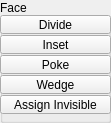
          <widget class="QGroupBox" name="Face">
           <property name="minimumSize">
            <size>
             <width>111</width>
             <height>115</height>
            </size>
           </property>
           <property name="maximumSize">
            <size>
             <width>111</width>
             <height>999</height>
            </size>
           </property>
           <property name="baseSize">
            <size>
             <width>0</width>
             <height>0</height>
            </size>
           </property>
           <property name="title">
            <string>Face</string>
           </property>
           <widget class="QToolButton_" name="tb006">
            <property name="enabled">
             <bool>true</bool>
            </property>
            <property name="geometry">
             <rect>
              <x>0</x>
              <y>35</y>
              <width>111</width>
              <height>19</height>
             </rect>
            </property>
            <property name="maximumSize">
             <size>
              <width>111</width>
              <height>19</height>
             </size>
            </property>
            <property name="toolTip">
             <string>Inset selected face region</string>
            </property>
            <property name="text">
             <string>Inset</string>
            </property>
            <property name="iconSize">
             <size>
              <width>18</width>
              <height>18</height>
             </size>
            </property>
           </widget>
           <widget class="QPushButton" name="b032">
            <property name="enabled">
             <bool>true</bool>
            </property>
            <property name="geometry">
             <rect>
              <x>0</x>
              <y>55</y>
              <width>111</width>
              <height>19</height>
             </rect>
            </property>
            <property name="maximumSize">
             <size>
              <width>111</width>
              <height>19</height>
             </size>
            </property>
            <property name="toolTip">
             <string>Poke the selected faces by creating a new vertex at the center of each face.</string>
            </property>
            <property name="text">
             <string>Poke</string>
            </property>
            <property name="iconSize">
             <size>
              <width>18</width>
              <height>18</height>
             </size>
            </property>
            <property name="balette" stdset="0">
             <palette>
              <active>
               <colorrole role="Highlight">
                <brush brushstyle="SolidPattern">
                 <color alpha="255">
                  <red>168</red>
                  <green>152</green>
                  <blue>250</blue>
                 </color>
                </brush>
               </colorrole>
              </active>
              <inactive>
               <colorrole role="Highlight">
                <brush brushstyle="SolidPattern">
                 <color alpha="255">
                  <red>168</red>
                  <green>152</green>
                  <blue>250</blue>
                 </color>
                </brush>
               </colorrole>
              </inactive>
              <disabled>
               <colorrole role="Highlight">
                <brush brushstyle="SolidPattern">
                 <color alpha="255">
                  <red>0</red>
                  <green>120</green>
                  <blue>215</blue>
                 </color>
                </brush>
               </colorrole>
              </disabled>
             </palette>
            </property>
           </widget>
           <widget class="QPushButton" name="b034">
            <property name="enabled">
             <bool>true</bool>
            </property>
            <property name="geometry">
             <rect>
              <x>0</x>
              <y>75</y>
              <width>111</width>
              <height>19</height>
             </rect>
            </property>
            <property name="maximumSize">
             <size>
              <width>111</width>
              <height>19</height>
             </size>
            </property>
            <property name="toolTip">
             <string>Wedge the selected faces by extruding and rotating them about a selected edge.</string>
            </property>
            <property name="text">
             <string>Wedge</string>
            </property>
            <property name="iconSize">
             <size>
              <width>18</width>
              <height>18</height>
             </size>
            </property>
            <property name="balette" stdset="0">
             <palette>
              <active>
               <colorrole role="Highlight">
                <brush brushstyle="SolidPattern">
                 <color alpha="255">
                  <red>168</red>
                  <green>152</green>
                  <blue>250</blue>
                 </color>
                </brush>
               </colorrole>
              </active>
              <inactive>
               <colorrole role="Highlight">
                <brush brushstyle="SolidPattern">
                 <color alpha="255">
                  <red>168</red>
                  <green>152</green>
                  <blue>250</blue>
                 </color>
                </brush>
               </colorrole>
              </inactive>
              <disabled>
               <colorrole role="Highlight">
                <brush brushstyle="SolidPattern">
                 <color alpha="255">
                  <red>0</red>
                  <green>120</green>
                  <blue>215</blue>
                 </color>
                </brush>
               </colorrole>
              </disabled>
             </palette>
            </property>
           </widget>
           <widget class="QPushButton" name="b038">
            <property name="enabled">
             <bool>true</bool>
            </property>
            <property name="geometry">
             <rect>
              <x>0</x>
              <y>95</y>
              <width>111</width>
              <height>19</height>
             </rect>
            </property>
            <property name="maximumSize">
             <size>
              <width>111</width>
              <height>19</height>
             </size>
            </property>
            <property name="toolTip">
             <string>Assign selected faces to be invisible or unassign.</string>
            </property>
            <property name="text">
             <string>Assign Invisible</string>
            </property>
            <property name="iconSize">
             <size>
              <width>18</width>
              <height>18</height>
             </size>
            </property>
            <property name="balette" stdset="0">
             <palette>
              <active>
               <colorrole role="Button">
                <brush brushstyle="SolidPattern">
                 <color alpha="255">
                  <red>80</red>
                  <green>80</green>
                  <blue>80</blue>
                 </color>
                </brush>
               </colorrole>
              </active>
              <inactive>
               <colorrole role="Button">
                <brush brushstyle="SolidPattern">
                 <color alpha="255">
                  <red>80</red>
                  <green>80</green>
                  <blue>80</blue>
                 </color>
                </brush>
               </colorrole>
              </inactive>
              <disabled>
               <colorrole role="Button">
                <brush brushstyle="SolidPattern">
                 <color alpha="255">
                  <red>80</red>
                  <green>80</green>
                  <blue>80</blue>
                 </color>
                </brush>
               </colorrole>
              </disabled>
             </palette>
            </property>
           </widget>
           <widget class="QToolButton_" name="tb007">
            <property name="enabled">
             <bool>true</bool>
            </property>
            <property name="geometry">
             <rect>
              <x>0</x>
              <y>15</y>
              <width>111</width>
              <height>19</height>
             </rect>
            </property>
            <property name="maximumSize">
             <size>
              <width>111</width>
              <height>19</height>
             </size>
            </property>
            <property name="toolTip">
             <string>Divide facet</string>
            </property>
            <property name="text">
             <string>Divide</string>
            </property>
            <property name="iconSize">
             <size>
              <width>18</width>
              <height>18</height>
             </size>
            </property>
           </widget>
          </widget>
